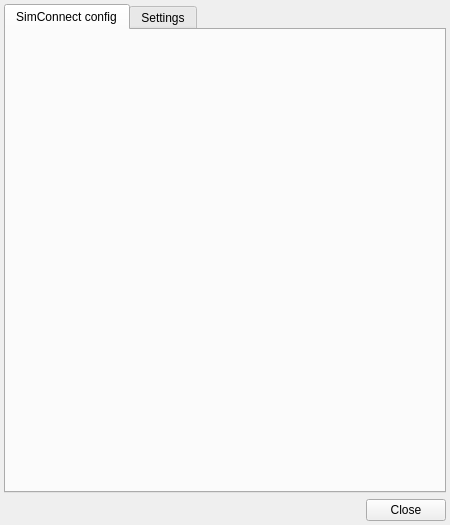
<?xml version="1.0" encoding="UTF-8"?>
<ui version="4.0">
 <class>CSimulatorFsxConfigWindow</class>
 <widget class="QWidget" name="CSimulatorFsxConfigWindow">
  <property name="geometry">
   <rect>
    <x>0</x>
    <y>0</y>
    <width>450</width>
    <height>525</height>
   </rect>
  </property>
  <property name="minimumSize">
   <size>
    <width>450</width>
    <height>500</height>
   </size>
  </property>
  <property name="windowTitle">
   <string>FSX/P3D plugin settings</string>
  </property>
  <layout class="QVBoxLayout" name="vl_FsxConfigWindow">
   <property name="leftMargin">
    <number>4</number>
   </property>
   <property name="topMargin">
    <number>4</number>
   </property>
   <property name="rightMargin">
    <number>4</number>
   </property>
   <property name="bottomMargin">
    <number>4</number>
   </property>
   <item>
    <widget class="QTabWidget" name="tw_Settings">
     <property name="currentIndex">
      <number>0</number>
     </property>
     <widget class="QWidget" name="tb_SimConnectConfig">
      <attribute name="title">
       <string>SimConnect config</string>
      </attribute>
      <layout class="QVBoxLayout" name="vl_SimConnectSettings">
       <property name="leftMargin">
        <number>0</number>
       </property>
       <property name="topMargin">
        <number>0</number>
       </property>
       <property name="rightMargin">
        <number>0</number>
       </property>
       <property name="bottomMargin">
        <number>0</number>
       </property>
       <item>
        <widget class="swift::simplugin::fsxcommon::CSimConnectSettingsComponent" name="comp_SimConnectSettings"/>
       </item>
      </layout>
     </widget>
     <widget class="QWidget" name="tb_FsxSettings">
      <attribute name="title">
       <string>Settings</string>
      </attribute>
      <layout class="QVBoxLayout" name="vl_Settings">
       <property name="leftMargin">
        <number>0</number>
       </property>
       <property name="topMargin">
        <number>0</number>
       </property>
       <property name="rightMargin">
        <number>0</number>
       </property>
       <property name="bottomMargin">
        <number>0</number>
       </property>
       <item alignment="Qt::AlignTop">
        <widget class="swift::simplugin::fsxcommon::CFsxSettingsComponent" name="comp_FsxSettings">
         <property name="minimumSize">
          <size>
           <width>0</width>
           <height>75</height>
          </size>
         </property>
        </widget>
       </item>
      </layout>
     </widget>
    </widget>
   </item>
   <item>
    <widget class="QDialogButtonBox" name="bb_OkCancel">
     <property name="standardButtons">
      <set>QDialogButtonBox::Close</set>
     </property>
    </widget>
   </item>
  </layout>
 </widget>
 <customwidgets>
  <customwidget>
   <class>swift::simplugin::fsxcommon::CSimConnectSettingsComponent</class>
   <extends>QFrame</extends>
   <header>simconnectsettingscomponent.h</header>
   <container>1</container>
  </customwidget>
  <customwidget>
   <class>swift::simplugin::fsxcommon::CFsxSettingsComponent</class>
   <extends>QFrame</extends>
   <header>fsxsettingscomponent.h</header>
   <container>1</container>
  </customwidget>
 </customwidgets>
 <resources/>
 <connections/>
</ui>
